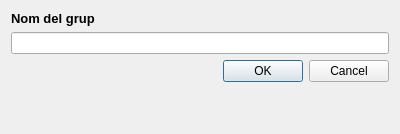
<?xml version="1.0" encoding="UTF-8"?>
<ui version="4.0">
 <class>Dialog</class>
 <widget class="QDialog" name="Dialog">
  <property name="geometry">
   <rect>
    <x>0</x>
    <y>0</y>
    <width>400</width>
    <height>134</height>
   </rect>
  </property>
  <property name="windowTitle">
   <string>Dialog</string>
  </property>
  <layout class="QFormLayout" name="formLayout">
   <item row="5" column="1">
    <widget class="QDialogButtonBox" name="buttonBox">
     <property name="orientation">
      <enum>Qt::Horizontal</enum>
     </property>
     <property name="standardButtons">
      <set>QDialogButtonBox::Cancel|QDialogButtonBox::Ok</set>
     </property>
    </widget>
   </item>
   <item row="1" column="0">
    <widget class="QLabel" name="label">
     <property name="text">
      <string>&lt;html&gt;&lt;head/&gt;&lt;body&gt;&lt;p&gt;&lt;span style=&quot; font-size:10pt; font-weight:700;&quot;&gt;Nom del grup&lt;/span&gt;&lt;/p&gt;&lt;/body&gt;&lt;/html&gt;</string>
     </property>
    </widget>
   </item>
   <item row="2" column="0" colspan="2">
    <widget class="QLineEdit" name="lineEdit"/>
   </item>
  </layout>
 </widget>
 <resources/>
 <connections>
  <connection>
   <sender>buttonBox</sender>
   <signal>accepted()</signal>
   <receiver>Dialog</receiver>
   <slot>accept()</slot>
   <hints>
    <hint type="sourcelabel">
     <x>248</x>
     <y>254</y>
    </hint>
    <hint type="destinationlabel">
     <x>157</x>
     <y>274</y>
    </hint>
   </hints>
  </connection>
  <connection>
   <sender>buttonBox</sender>
   <signal>rejected()</signal>
   <receiver>Dialog</receiver>
   <slot>reject()</slot>
   <hints>
    <hint type="sourcelabel">
     <x>316</x>
     <y>260</y>
    </hint>
    <hint type="destinationlabel">
     <x>286</x>
     <y>274</y>
    </hint>
   </hints>
  </connection>
 </connections>
</ui>
